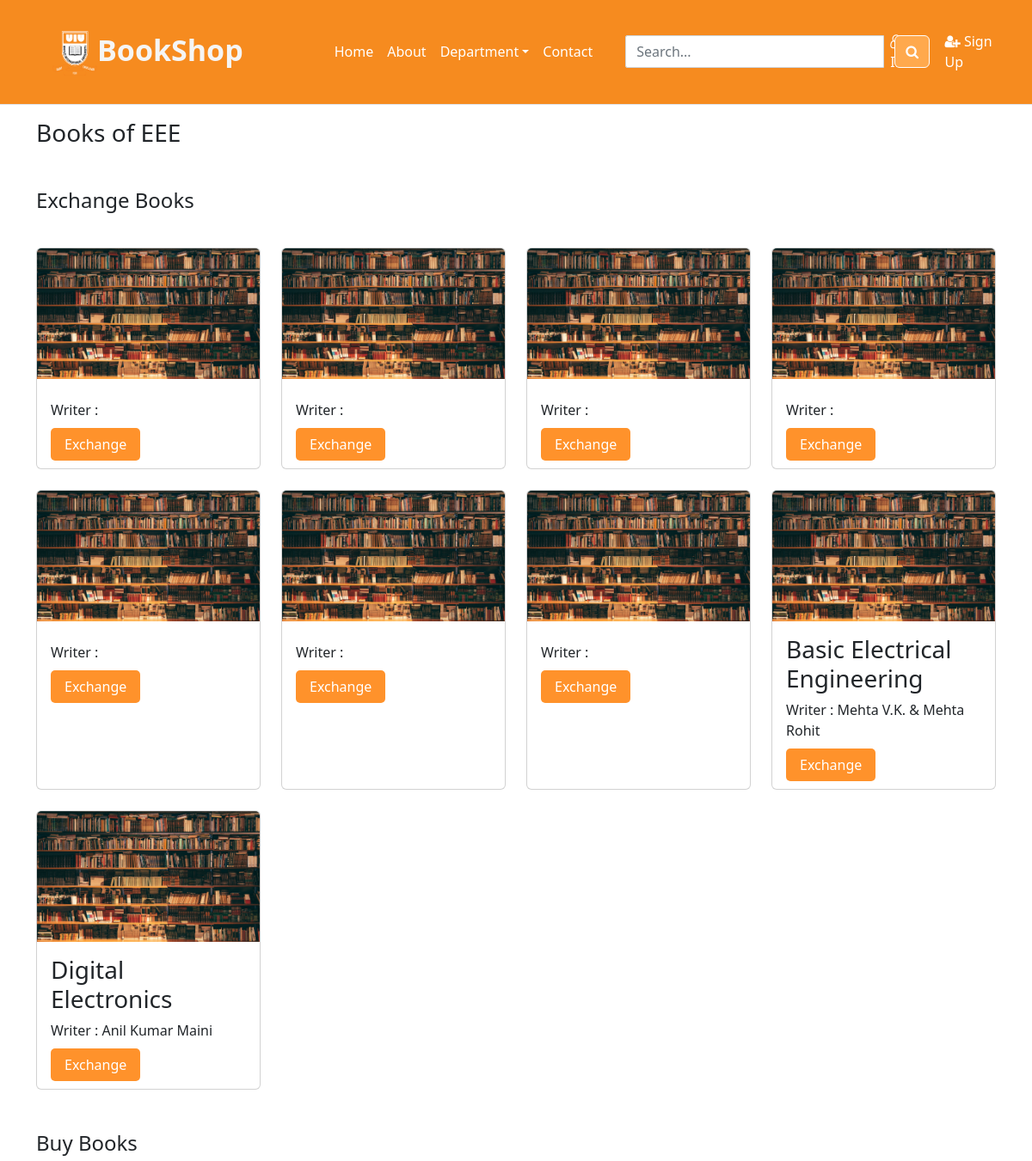
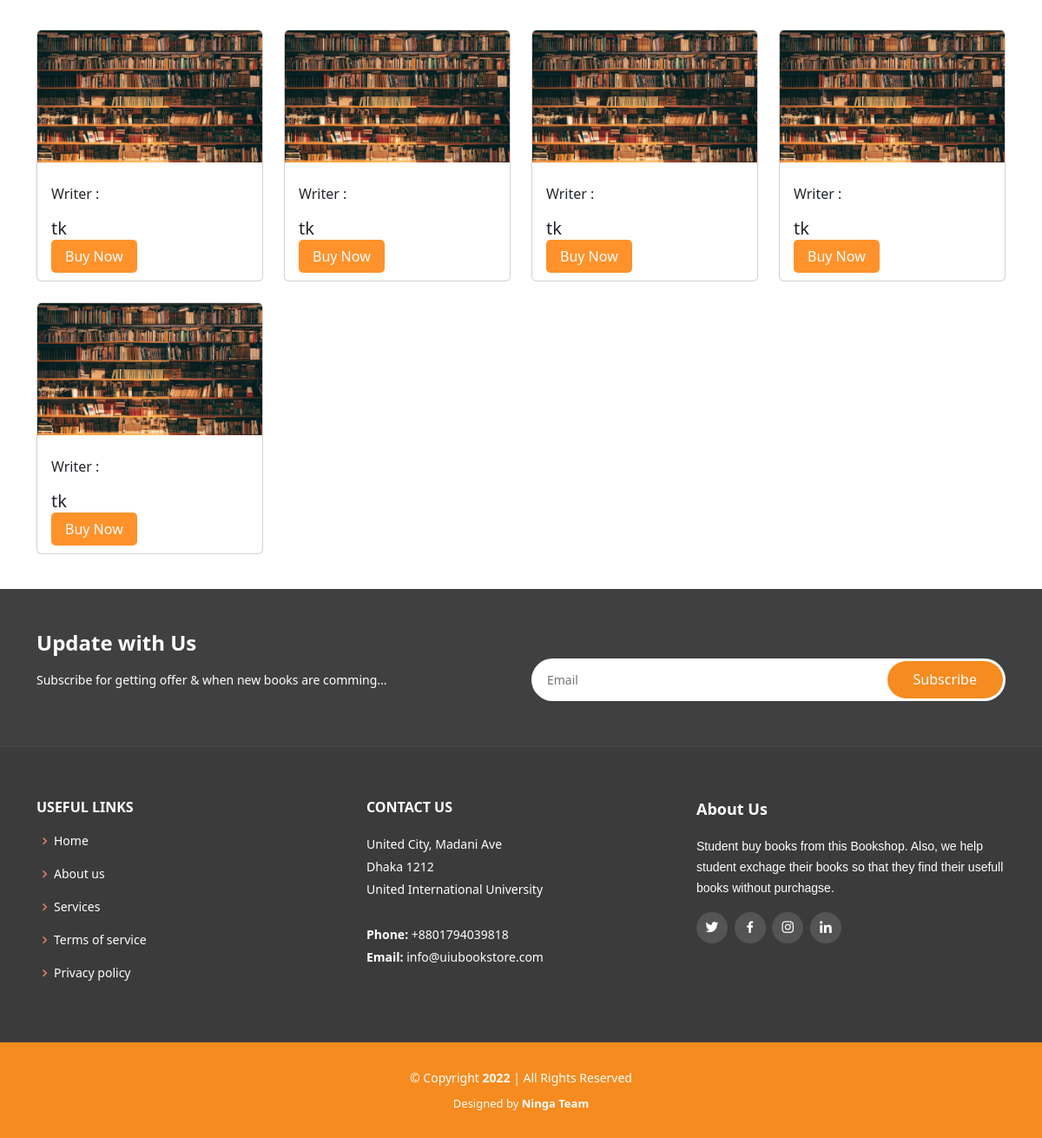
Screenshot of /eee.php with the database file from the repository (2 pictures, top to bottom).
### tables this page shows
CREATE TABLE `exchangebooks` (
  `BookID` int(11) NOT NULL,
  `Title` varchar(255) DEFAULT NULL,
  `AuthorName` varchar(255) DEFAULT NULL,
  `Description` varchar(255) DEFAULT NULL,
  `Category` varchar(255) DEFAULT NULL
);

CREATE TABLE `buybooks` (
  `BookID` int(11) NOT NULL,
  `Title` varchar(255) DEFAULT NULL,
  `AuthorName` varchar(255) DEFAULT NULL,
  `Price` int(11) DEFAULT NULL,
  `Description` varchar(255) DEFAULT NULL,
  `Category` varchar(255) DEFAULT NULL
);

### eee.php (the view, shortened to what this page needs)
<?php include 'header.php'?>
<head>
    <link href="https://cdn.jsdelivr.net/npm/bootstrap@5.2.1/dist/css/bootstrap.min.css" rel="stylesheet">
    <link rel="stylesheet" href="https://cdn.jsdelivr.net/npm/boxicons@latest/css/boxicons.min.css">
    <link rel="stylesheet" href="css/footer.css">
</head>
<body>
    <div class="container">
        <div class="mt-3 mb-5">
            <h3>Books of EEE</h3>
        </div>
        <div class="">
            <h4>Exchange Books</h4>
        </div>
        <div class="row gy-4 my-3">
            <?php
                include 'config.php';
                $query ="SELECT Title,AuthorName FROM exchangebooks WHERE Category = 'EEE' ORDER BY Title ASC";
                $query_run = mysqli_query($conn, $query);
                $check_result = mysqli_num_rows($query_run) > 0;
                if($check_result){
                    while($row = mysqli_fetch_assoc($query_run))
                    {
                        ?>
                            <div class="col-sm-6 col-md-4 col-lg-3 d-flex align-items-stretch">
                                <div class="card" id="custom">
                                    <img src="img/bg.jpg" class="card-img-top" alt="...">
                                    <div class="card-body">
                                        <h3 class="card-title"><?php  echo $row['Title']; ?></h3>
                                        <p class="card-text">Writer : <?php echo $row['AuthorName']; ?></p>
                                        <a class="buy" href="#">Exchange</a>
                                    </div>
                                </div>
                            </div>
                        <?php
                    }
                }else{
                    echo "No result found";
                }
            ?>
        </div>
        <div class="mt-5">
            <h4>Buy Books</h4>
        </div>
        <div class="row gy-4 my-3">
            <?php
                include 'config.php';
                $query ="SELECT Title,AuthorName FROM buybooks WHERE Category = 'EEE' ORDER BY Title ASC";
                $query_run = mysqli_query($conn, $query);
                $check_result = mysqli_num_rows($query_run) > 0;
                if($check_result){
                    while($row = mysqli_fetch_assoc($query_run))
                    {
                        ?>
                            <div class="col-sm-6 col-md-4 col-lg-3 d-flex align-items-stretch">
                                <div class="card" id="custom">
                                    <img src="img/bg.jpg" class="card-img-top" alt="...">
                                    <div class="card-body">
                                        <p class="card-text">Writer : <?php echo $row['AuthorName']; ?></p>
                                        <h5 class='price'><?php echo $row['Price']; ?>tk</h5>
                                        <a class="buy" href="#">Buy Now</a>
                                    </div>
                                </div>
                            </div>
                        <?php
                    }
                }else{
                    echo "No result found";
                }
            ?>
        </div>
    </div>
</body>
<?php include 'footer.php'; ?>

### header.php (shortened to what this page needs)
<!DOCTYPE html>
<html lang="en">
<head>
<link rel="stylesheet" href="https://stackpath.bootstrapcdn.com/bootstrap/4.5.0/css/bootstrap.min.css">
<link rel="stylesheet" href="https://maxcdn.bootstrapcdn.com/font-awesome/4.7.0/css/font-awesome.min.css">
<link rel="stylesheet" href="css/header.css">
</head>
<body>
<nav class="navbar navbar-expand-lg navbar-light costom-nav-background-color">
	<a href="http://localhost/uiubook/index.php" class="navbar-brand"><img src="img/uiu.png" id="logo" alt="uiu logo"><b>BookShop</b></a>
	<div id="navbarCollapse" class="costom-styel-navCollase collapse navbar-collapse justify-content-start">
		<div class="navbar-nav">
			<a href="http://localhost/uiubook/index.php" class="nav-item nav-link">Home</a>
			<a href="#" class="nav-item nav-link">About</a>
			<div class="nav-item dropdown">
				<a href="#" data-toggle="dropdown" class="nav-item nav-link dropdown-toggle">Department</a>
            </div>
			<a href="#" class="nav-item nav-link">Contact</a>
        </div>
		<form class="navbar-form form-inline search-form">
			<div class="input-group">
				<input type="text" class="form-control" placeholder="Search...">
				<span class="input-group-btn">
					<button type="button" class="btn btn-default " id="search"><i style="color: #fff;" class="fa fa-search"></i></button>
				</span>
			</div>
		</form>
		<div class="navbar-nav ml-auto">
				<a href="login.php" class="nav-item nav-link"><i class="fa fa-user-o"></i> Log In</a>
				<a href="register.php" class="nav-item nav-link"><i class="fa fa-light fa-user-plus"></i> Sign Up</a>
        </div>
    </div>
</nav>

### footer.php
<?php include 'subscriber.php';
?>
<div>
    <footer id="footer">
         <div class="footer-newsletter">
        <div class="container">
            <div class="row">
                 <div class="col-lg-6">
                     <h4>Update with Us</h4>
                     <p>Subscribe for getting offer & when new books are comming...</p>
                </div>
                <div class="col-lg-6">
                <form action="" method="post">
                    <input type="email" placeholder="Email" name="email" value="<?php echo $email; ?>" required>
                    <input type="submit" name="submit" value="Subscribe">
                </form>
            </div>
         </div>
         </div>
         </div>
          <div class="footer-top">
             <div class="container">
                <div class="row">
                     <div class="col-lg-4 col-md-4 footer-links">
                         <h4>Useful Links</h4>
                          <ul>
                             <li><i class="bx bx-chevron-right"></i> <a href="#">Home</a></li>
                              <li><i class="bx bx-chevron-right"></i> <a href="#">About us</a></li>
                               <li><i class="bx bx-chevron-right"></i> <a href="#">Services</a></li>
                                <li><i class="bx bx-chevron-right"></i> <a href="#">Terms of service</a></li>
                                 <li><i class="bx bx-chevron-right"></i> <a href="#">Privacy policy</a></li>
                        </ul>
                     </div>
                    <div class="col-lg-4 col-md-4 footer-contact">
                         <h4>Contact Us</h4>
                         <p> United City, Madani Ave <br>
                         Dhaka 1212<br>
                          United International University <br><br>
                           <strong>Phone:</strong> +8801794039818<br>
                            <strong>Email:</strong> info@uiubookstore.com<br>
                         </p>
                        </div>
                        <div class="col-lg-4 col-md-4 footer-info">
                             <h3>About Us</h3>
                              <p>Student buy books from this Bookshop. Also, we help student exchage their books so that they find their usefull books without purchagse.</p>
                               <div class="social-links mt-3">
                                <a href="#" class="twitter"><i class="bx bxl-twitter"></i></a>
                                 <a href="#" class="facebook"><i class="bx bxl-facebook"></i></a>
                                  <a href="#" class="instagram"><i class="bx bxl-instagram"></i></a>
                                   <a href="#" class="linkedin"><i class="bx bxl-linkedin"></i></a>
                                </div>
                            </div>
                         </div>
                         </div>
                         </div>
                          <div class="container">
                             <div class="copyright"> &copy; Copyright <strong><span>2022</span></strong> | All Rights Reserved </div>
                              <div class="credits"> Designed by <a style="text-decoration:none; color: #fff; font-weight:bold;"  href="#">Ninga Team</a>
                            </div>
                         </div>
    </footer>
</div>
</body>
</html>

### css/header.css (style rules this page uses)
body { font-family: 'Open Sans', sans-serif; }
.form-control { box-shadow: none; border-radius: 4px; border-color: #dfe3e8; }
.navbar { background: #fff; padding-left: 16px; padding-right: 16px; border-bottom: 1px solid #dfe3e8; border-radius: 0; }
.navbar .navbar-brand { font-size: 34px; padding-left: 61px; padding-right: 82px; padding-top: 25px; padding-bottom: 25px; }
.navbar .navbar-brand b { color: #f5f5f5; }
.navbar a, .navbar a:active { color: #999; background: transparent; }
.navbar .form-inline i { font-size: 16px; }
.navbar .search-form { display: inline-block; }
.navbar .search-form .btn { margin-left: 13px; margin-right: -62px; margin-top: 0px; }
.navbar .search-form .form-control { border-radius: 2px; }
@media (min-width: 1200px) { .search-form .input-group { width: 300px; margin-left: 30px; } }
.costom-styel-navCollase { margin-right: 35px !important; }
.costom-nav-background-color { background-color: #f68b1f !important; }
.navbar-expand-lg .navbar-nav .nav-link { color: white !important; }
#search { border: 1px solid white; background-color: #ffa94d; }
#logo { height: 52px; width: 52px; }

### css/footer.css (style rules this page uses)
a { text-decoration: none; }
#footer { background: #f68b1f; padding: 0 0 30px 0; color: #fff; font-size: 14px; margin-top: 40px; }
#footer .footer-newsletter { padding: 50px 0; background: #404040; }
#footer .footer-newsletter h4 { font-size: 24px; margin: 0 0 20px 0; padding: 0; line-height: 1; font-weight: 600; }
#footer .footer-newsletter form { margin-top: 30px; background: #fff; padding: 6px 10px; position: relative; border-radius: 50px; }
#footer .footer-newsletter form input[type="email"] { border: 0; padding: 8px; width: calc(100% - 140px); }
#footer .footer-newsletter form input[type="submit"] { position: absolute;top: 0;right: 0;bottom: 0;border: 0; background: none; font-size: 16px; padding: 0 30px; margin: 3px; background: #f68b1f; color: #fff; transition: 0.3s; border-radius: 50px; }
#footer .footer-top { background: #3b3b3b; border-top: 1px solid #474747; border-bottom: 1px solid #474747; padding: 60px 0 30px 0; }
#footer .footer-top .footer-info { margin-bottom: 30px }
#footer .footer-top .footer-info h3 { font-size: 18px; margin: 0 0 20px 0; padding: 2px 0 2px 0; line-height: 1; font-weight: 700; }
#footer .footer-top .footer-info p { font-size: 14px; line-height: 24px; margin-bottom: 0; font-family: "Raleway", sans-serif; color: #fff; }
#footer .footer-top .social-links a { font-size: 18px; display: inline-block; background: #545454; color: #fff; line-height: 1; padding: 8px 0; margin-right: 4px; border-radius: 50%; text-align: center; width: 36px; height: 36px; transition: 0.3s; }
#footer .footer-top h4 { font-size: 16px; font-weight: bold; color: #fff; text-transform: uppercase; position: relative; padding-bottom: 12px; }
#footer .footer-top .footer-links { margin-bottom: 30px; }
#footer .footer-top .footer-links ul { list-style: none; padding: 0; margin: 0; }
#footer .footer-top .footer-links ul i { padding-right: 2px; color: #ec7f6d; font-size: 18px; line-height: 1; }
#footer .footer-top .footer-links ul li { padding: 10px 0; display: flex; align-items: center; }
#footer .footer-top .footer-links ul li:first-child { padding-top: 0; }
#footer .footer-top .footer-links ul a { color: #fff; transition: 0.3s; display: inline-block; line-height: 1; }
#footer .footer-top .footer-contact { margin-bottom: 30px; }
#footer .footer-top .footer-contact p { line-height: 26px; }
#footer .copyright { text-align: center; padding-top: 30px; }
#footer .credits { padding-top: 10px; text-align: center; font-size: 13px; color: #fff; }

### eee.php (style rules this page uses)
.buy { padding: 8px 16px; border-radius: 5px; color: #fff; background-color: #ff922b; }

### rows the page displays
exchangebooks: Title "Basic Electrical Engineering", AuthorName "Mehta V.K. & Mehta Rohit"
exchangebooks: Title "Digital Electronics", AuthorName "Anil Kumar Maini"
